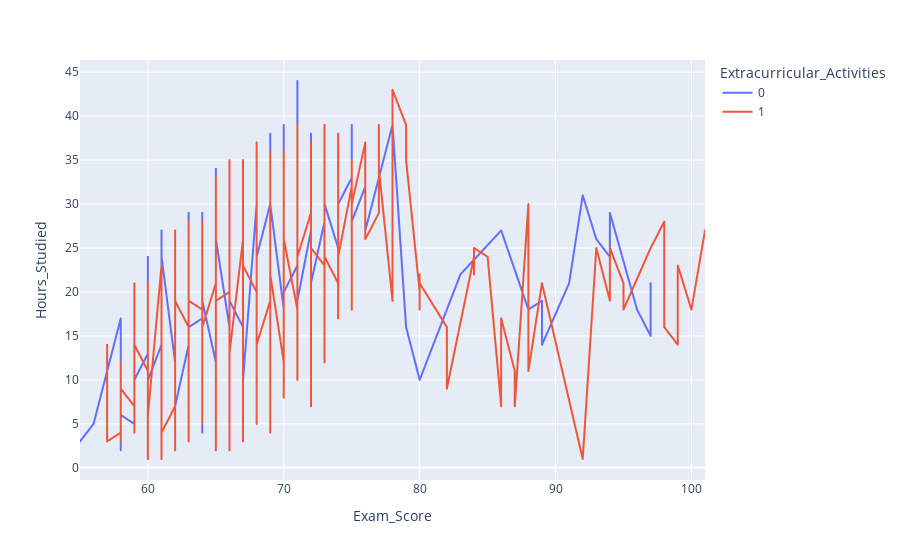

Notebook code cell kept with this figure:
### Markdown cell above
This code creates a scatter plot using Plotly Express to explore the relationship between hours studied and exam scores, further segmented by gender and extracurricular participation. The x axis represents "Hours_Studied," and the y axis represents "Exam_Score." The facet_col='Gender' parameter splits the plot into separate subplots for each gender, allowing for a comparison across genders. Points are colored based on the "Extracurricular_Activities" column, providing additional insights into how extracurricular participation correlates with hours studied and exam scores within each gender. This visualization helps highlight patterns across multiple dimensions.

### Code cell
px.line(data.sort_values('Exam_Score'), x='Exam_Score', y='Hours_Studied', color='Extracurricular_Activities')

### Figure 1 — Plotly figure (JSON) as saved in the notebook; plotly's stock layout.template omitted (floating-point values rounded to 4 significant figures; data arrays with more than 128 entries replaced by an {"elided": "..."} marker saying what was removed)
{"data": [{"hovertemplate": "Extracurricular_Activities=0<br>Exam_Score=%{x}<br>Hours_Studied=%{y}<extra></extra>", "legendgroup": "0", "line": {"color": "#636efa", "dash": "solid"}, "marker": {"symbol": "circle"}, "mode": "lines", "name": "0", "showlegend": true, "type": "scattergl", "x": {"elided": "2669 int values"}, "xaxis": "x", "y": {"elided": "2669 int values"}, "yaxis": "y"}, {"hovertemplate": "Extracurricular_Activities=1<br>Exam_Score=%{x}<br>Hours_Studied=%{y}<extra></extra>", "legendgroup": "1", "line": {"color": "#EF553B", "dash": "solid"}, "marker": {"symbol": "circle"}, "mode": "lines", "name": "1", "showlegend": true, "type": "scattergl", "x": {"elided": "3938 int values"}, "xaxis": "x", "y": {"elided": "3938 int values"}, "yaxis": "y"}], "layout": {"autosize": true, "legend": {"title": {"text": "Extracurricular_Activities"}, "tracegroupgap": 0}, "margin": {"t": 60}, "xaxis": {"anchor": "y", "autorange": true, "domain": [0, 1], "range": [55, 101], "title": {"text": "Exam_Score"}, "type": "linear"}, "yaxis": {"anchor": "x", "autorange": true, "domain": [0, 1], "range": [-1.389, 46.39], "title": {"text": "Hours_Studied"}, "type": "linear"}}}
